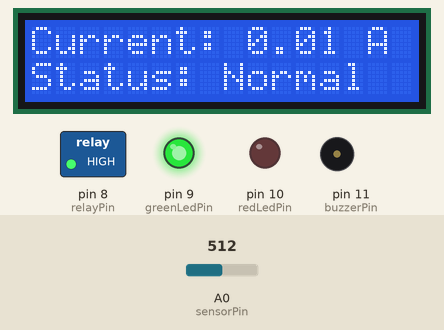
Recording of a sketch running on a simulated Arduino Uno, built with avr-gcc and run on an emulated ATmega328P. Parts: 16×2 character LCD, switched loads named in the sketch (green lamp = pin HIGH), output pins drawn as LEDs (lit = HIGH), buzzer (waves = sounding, pin HIGH). Inputs (shaded band) come from the test bench; at power-on: A0 (sensorPin) = 512.

Above: at 3.2 s.
3.3 s: A0 (sensorPin) set to 691
At 4.7 s:
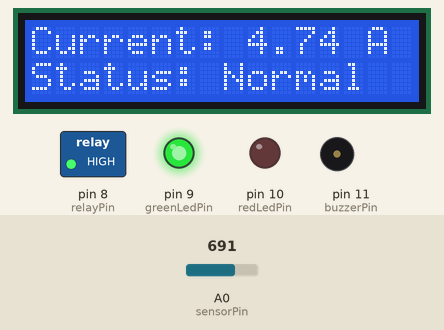
5.6 s: A0 (sensorPin) set to 715
At 7.4 s:
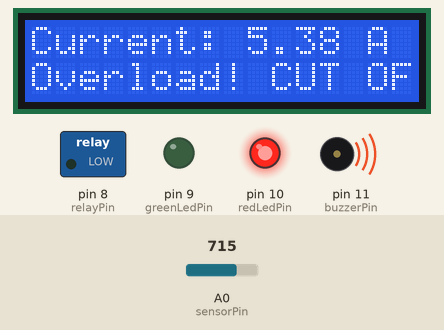
7.7 s: A0 (sensorPin) set to 900
At 9.1 s:
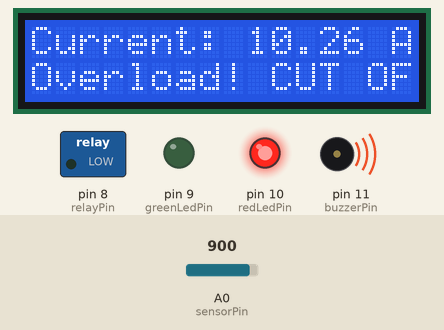
Timing chart, 0 to 10.7 s (numbered marks = the images above; inputs shaded):
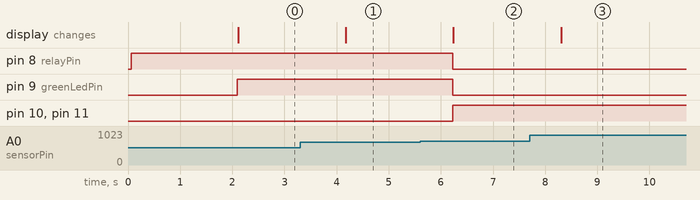

Measured:
- the behaviour switches between 700 and 701 on A0 (sensorPin) (found by bisection; images 1 and 2)
- after the input at 3.3 s, the display: changes after 0.87 s (image 1)
- after the input at 5.6 s, pin 8 (relayPin), pin 9 (greenLedPin): HIGH → LOW after 0.62 s; pin 10 (redLedPin), pin 11 (buzzerPin): LOW → HIGH after 0.62 s; the display: changes after 0.64 s (image 2)
- after the input at 7.7 s, the display: changes after 0.61 s (image 3)

The sketch:

arduino.ino
```cpp
#include <LiquidCrystal_I2C.h> //  https://github.com/johnrickman/LiquidCrystal_I2C

// LCD setup
LiquidCrystal_I2C lcd(0x27, 16, 2);

// Pin Definitions
const int sensorPin = A0;
const int relayPin = 8;
const int greenLedPin = 9;
const int redLedPin = 10;
const int buzzerPin = 11;

// Overload threshold in Amps (adjust based on ACS712 type and need)
const float currentThreshold = 5.0;

void setup() {
  Serial.begin(9600);
  lcd.begin();
  lcd.backlight();

  pinMode(relayPin, OUTPUT);
  pinMode(greenLedPin, OUTPUT);
  pinMode(redLedPin, OUTPUT);
  pinMode(buzzerPin, OUTPUT);

  digitalWrite(relayPin, HIGH); // Start with circuit connected
  lcd.print("FuseGuard Ready");
  delay(2000);
}

void loop() {
  int sensorValue = analogRead(sensorPin);
  float voltage = sensorValue * (5.0 / 1023.0);
  float current = (voltage - 2.5) / 0.185; // For ACS712-5A; adjust for 20A or 30A

  lcd.clear();
  lcd.setCursor(0, 0);
  lcd.print("Current: ");
  lcd.print(current, 2);
  lcd.print(" A");

  if (abs(current) > currentThreshold) {
    // Overload detected
    digitalWrite(relayPin, LOW);      // Break circuit
    digitalWrite(redLedPin, HIGH);
    digitalWrite(greenLedPin, LOW);
    digitalWrite(buzzerPin, HIGH);
    lcd.setCursor(0, 1);
    lcd.print("Overload! CUT OFF");
  } else {
    digitalWrite(relayPin, HIGH);     // Keep circuit on
    digitalWrite(redLedPin, LOW);
    digitalWrite(greenLedPin, HIGH);
    digitalWrite(buzzerPin, LOW);
    lcd.setCursor(0, 1);
    lcd.print("Status: Normal");
  }

  delay(1000);
}
```
